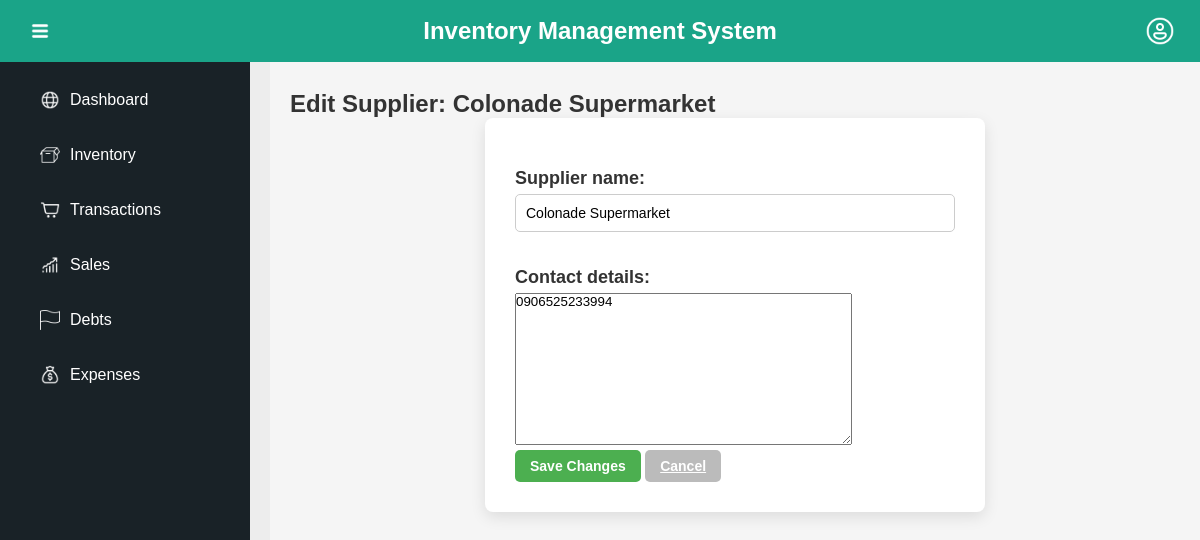
/inventory/edit_supplier/2/, run on the app's committed database.
### ProductManagement_APP/models.py (models this page shows, shortened)
class Supplier(models.Model):
    supplier_name = models.CharField(max_length=255, unique=True)
    contact_details = models.TextField(blank=True, null=True)

### ProductManagement_APP/views.py (the view)
# urls.py: path('edit_supplier/<int:supplier_id>/', views.edit_supplier, name='edit_supplier'),
def edit_supplier(request, supplier_id):
    supplier = get_object_or_404(Supplier, id=supplier_id)
    if request.method == 'POST':
        form = SupplierForm(request.POST, instance=supplier)
        if form.is_valid():
            form.save()
            return redirect('ProductManagement_APP:inventory_list')
    else:
        form = SupplierForm(instance=supplier)
    return render(request, 'inventory/edit_supplier.html', {'form': form})

### ProductManagement_APP/forms.py (shortened to what this page needs)
class SupplierForm(forms.ModelForm):
    class Meta:
        model = Supplier
        fields = ['supplier_name', 'contact_details']

### ProductManagement_APP/templates/inventory/edit_supplier.html (shortened to what this page needs)
{% extends 'MGSariSari_Inventory/base.html' %}
{% block content %}
    <h2>Edit Supplier: {{ form.instance.supplier_name }}</h2>
    <form method="POST" class="form">
        {{ form.as_p }}
        <button type="submit" class="button save">Save Changes</button>
        <a href="{% url 'ProductManagement_APP:inventory_list' %}" class="button cancel">Cancel</a>
    </form>
{% endblock %}

### MGSariSari_Inventory/static/css/dashboard.css (style rules this page uses)
* { margin: 0; padding: 0; box-sizing: border-box; font-family: Arial, sans-serif; }
body, html { height: 100%; width: 100%; overflow: hidden; }
.main-content p { font-size: 18px; color: #20282c; margin-top: 20px; }

### ProductManagement_APP/static/inventory/dashboard.css (style rules this page uses)
* { margin: 0; padding: 0; box-sizing: border-box; font-family: Arial, sans-serif; }
body, html { height: 100%; width: 100%; overflow: hidden; }
.main-content p { font-size: 18px; color: #20282c; margin-top: 20px; }

### ProductManagement_APP/static/inventory/inventory.css (style rules this page uses)
* { margin: 0; padding: 0; box-sizing: border-box; }
body { display: flex; font-family: 'Arial', sans-serif; color: #333; background-color: #f5f5f5; margin: 0; }
.button { padding: 8px 15px; border: none; border-radius: 5px; cursor: pointer; font-size: 14px; font-weight: bold; background-color: #5cb6a4; color: #FFF; transition: background-color 0.3s; }
label { font-weight: bold; color: #333; margin-right: 10px; }
.form { max-width: 500px; margin: 0 auto; padding: 30px; background-color: #fff; border-radius: 8px; box-shadow: 0px 5px 15px rgba(0, 0, 0, 0.1); }
.form label { font-weight: bold; display: block; margin-bottom: 5px; color: #333; }
.form input[type="text"], .form input[type="number"], .form select { width: 100%; padding: 10px; margin-bottom: 15px; border: 1px solid #ccc; border-radius: 5px; font-size: 14px; }
.save { background-color: #4CAF50; color: white; }
.cancel { background-color: #bbb; }

### MGSariSari_Inventory/templates/MGSariSari_Inventory/base.html (style rules this page uses)
body { font-family: Arial, sans-serif; background-color: #f5f5f5; margin: 0; padding: 0; }

### data on the page
Supplier: instance.supplier_name "Colonade Supermarket", supplier_name "Colonade Supermarket", contact_details "0906525233994"
